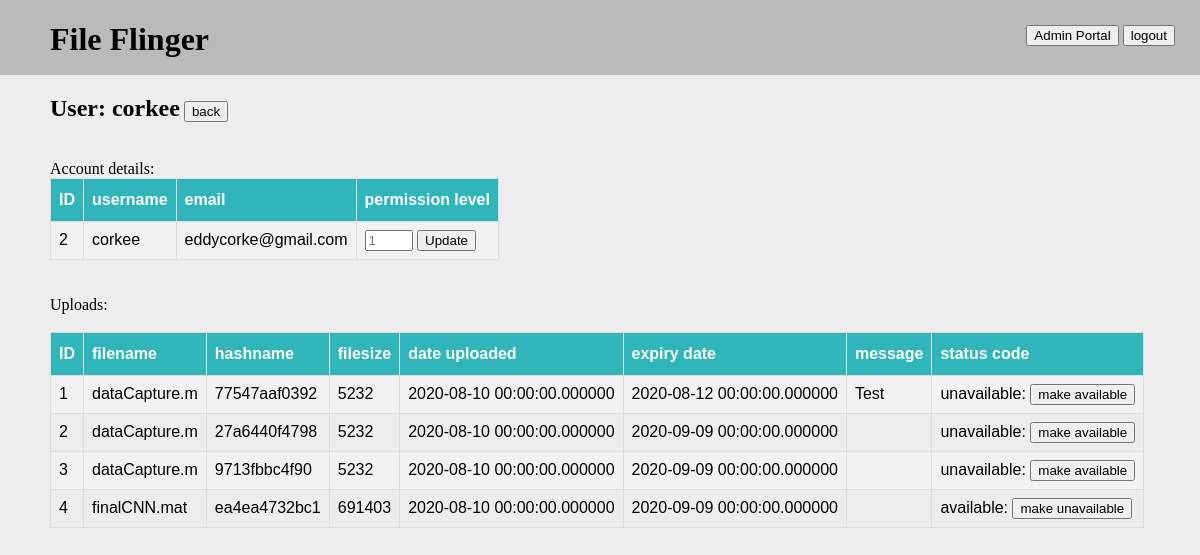
Page /admin_portal/users/2 (signed in) on the committed database.
### serv/models.py (models this page shows, shortened)
class User(db.Model, UserMixin):
    id = db.Column(db.Integer, primary_key=True)
    username = db.Column(db.String(256), nullable=False, unique=True)
    email = db.Column(db.String(256), nullable=False)  # TODO: verify?
    password = db.Column(db.String(256), nullable=False)
    permLevel = db.Column(db.Integer, nullable=False, default=1)

class Upload(db.Model):
    id = db.Column(db.Integer, primary_key=True)
    filename = db.Column(db.String(256), nullable=False)
    filesize = db.Column(db.Integer, nullable=False)
    hashname = db.Column(db.String(16), unique=True, nullable=False)
    datetime = db.Column(db.DateTime, nullable=False)
    expirationDatetime = db.Column(db.DateTime, nullable=False)
    uploaderEmail = db.Column(db.String(320), nullable=False)
    message = db.Column(db.String(512), nullable=False, default="")
    status = db.Column(db.Integer, default=1, nullable=False)  # 1: available, 0: unavailable
    password = db.Column(db.String(256))

### serv/admin/routes.py (the view, shortened to what this page needs)
@admin.route('/admin_portal/users/<userID>')
@login_required
def view_user_account(userID):
    if current_user.permLevel < Config.permissionLevels['admin']:
        flash("Access to the admin portal area is restricted")
        return redirect(url_for('uploads.home'))
    status = request.args.get('status')
    upload_id = request.args.get('upload_id')
    if status:
        db.session.execute("UPDATE Upload SET status = " + status + " WHERE id = " + upload_id)
        db.session.commit()
        logger.log.info('User with id {} changed the availability of upload with id {} to {}'.format(current_user.id, upload_id, status))
    permLevel = request.args.get('permLevel')
    user = db.session.execute("SELECT id, username, email, permLevel FROM User WHERE id = " + userID).fetchone()
    if user is None:
        flash("No user with ID: " + userID)
        return redirect(url_for('admin.view_users'))
    uploads = db.session.execute("SELECT id, filename, hashname, filesize, datetime, expirationDatetime, message, status FROM Upload WHERE uploaderEmail = \"" + user[2] + "\"")
    return render_template('admin/view_user_account.html', title="User Page...", userData=user, uploads=uploads)

### serv/models.py (called while the page is built)
@login_manager.user_loader
def load_user(user_id):
    return User.query.get(int(user_id))

### serv/templates/admin/view_user_account.html
{% extends "template.html" %}
{% block content %}
    <h2>User: {{userData[1]}}</h2>
    <a href="{{ url_for('admin.view_users') }}"><button>back</button></a><br><br>
    Account details:
        <table class="admin_portal_table">
            <th>ID</th>
            <th>username</th>
            <th>email</th>
            <th>permission level</th>
            <tr>
                <td>{{userData[0]}}</td>
                <td>{{userData[1]}}</td>
                <td>{{userData[2]}}</td>
                <td>
                    {% if current_user.id != userData[0] %}
                        <form action="">
                            <input type="number" name="permLevel" min="0" max="{{ current_user.permLevel }}" placeholder="{{userData[3]}}">
                            <input type="submit" value="Update">
                        </form>
                    {% else %}
                        {{userData[3]}}
                    {% endif %}
                </td>
            </tr>
        </table>
        <br><br>
        Uploads:<br><br>
        <table class="admin_portal_table">
            <th>ID</th>
            <th>filename</th>
            <th>hashname</th>
            <th>filesize</th>
            <th>date uploaded</th>
            <th>expiry date</th>
            <th>message</th>
            <th>status code</th>
            {% for item in uploads %}
            <tr>
                <td>{{item[0]}}</td>
                <td>{{item[1]}}</td>
                <td>{{item[2]}}</td>
                <td>{{item[3]}}</td>
                <td>{{item[4]}}</td>
                <td>{{item[5]}}</td>
                <td>{{item[6]}}</td>
                <td>
                    {% if item[7] == 0 %}
                        unavailable:
                        <a href="{{userData[0]}}?status=1&upload_id={{item[0]}}"><button>make available</button></a>
                    {% else %}
                        available:
                        <a href="{{userData[0]}}?status=0&upload_id={{item[0]}}"><button>make unavailable</button></a>
                    {% endif %}
                </td>
            </tr>
            {% endfor %}
        </table>
{% endblock content %}

### serv/static/main.css (style rules this page uses)
body { background-color: #EDEDED; margin: 0px; }
a { text-decoration: none; color: #000000 }
h1, h2 { display: inline-block; }
.admin_portal_table { font-family: "Trebuchet MS", Arial, Helvetica, sans-serif; border-collapse: collapse; }
.admin_portal_table td, .admin_portal_table th { border: 1px solid #ddd; padding: 8px; }
.admin_portal_table tr:nth-child(even) { background-color: #f2f2f2; }
.admin_portal_table th { padding-top: 12px; padding-bottom: 12px; text-align: left; background-color: #2fb5ba; color: white; }

### rows in the picture
User: username "corkee", id "2", email "eddycorke@gmail.com", permLevel "1"
Upload: id "1", filename "dataCapture.m", hashname "77547aaf0392", filesize "5232", datetime "2020-08-10 00:00:00.000000", expirationDatetime "2020-08-12 00:00:00.000000", message "Test"
Upload: id "2", filename "dataCapture.m", hashname "27a6440f4798", filesize "5232", datetime "2020-08-10 00:00:00.000000", expirationDatetime "2020-09-09 00:00:00.000000"
Upload: id "3", filename "dataCapture.m", hashname "9713fbbc4f90", filesize "5232", datetime "2020-08-10 00:00:00.000000", expirationDatetime "2020-09-09 00:00:00.000000"
Upload: id "4", filename "finalCNN.mat", hashname "ea4ea4732bc1", filesize "691403", datetime "2020-08-10 00:00:00.000000", expirationDatetime "2020-09-09 00:00:00.000000"
